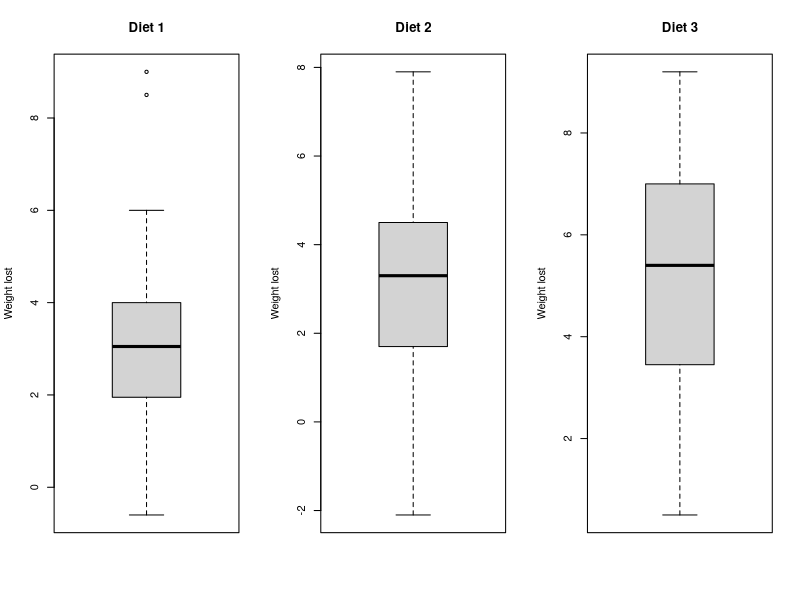
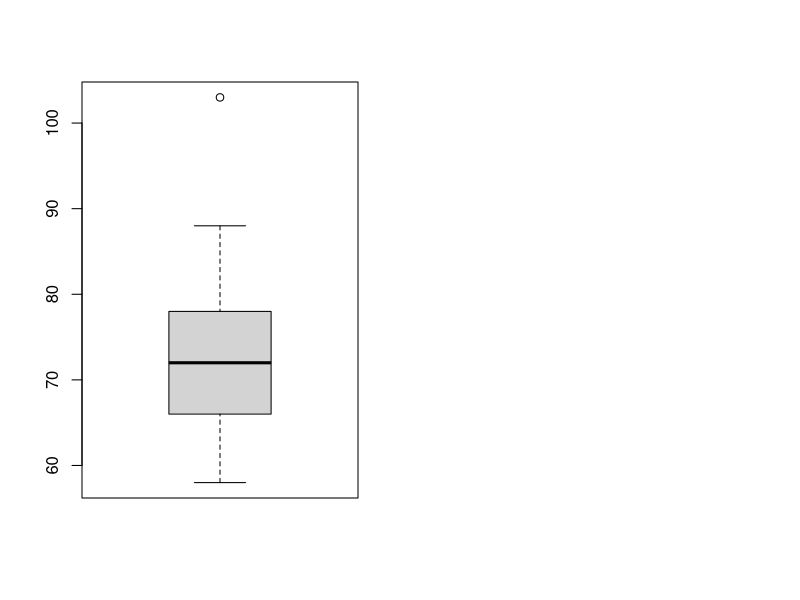

Reproduce these figures in R, in order. (Note: this script raises an error after producing the figures.)
data = read.table('data/diet.txt',header=TRUE)

weight.lost = data$preweight - data$weight6weeks
data = cbind(data,weight.lost)

pre = data$preweight
post = data$weight6weeks
age = data$age

# test sign. difference -> check assumptions (normality etc.) otherwise other test is needed
par(mfrow = c(1,3))
boxplot(data$weight.lost[data$diet == 1], main="Diet 1", ylab="Weight lost")
boxplot(data$weight.lost[data$diet == 2], main="Diet 2", ylab="Weight lost")
boxplot(data$weight.lost[data$diet == 3], main="Diet 3", ylab="Weight lost")
# @ plotto -> hier heb ik boxplots van verschil in weight lost per diet, doe ff commenten hierover

par(mfrow = c(1,2))
boxplot(data$pre)
boxplot(data$post)
# @ plotto -> deze doet het nog niet helemaal zoals ik wil, maar wil gewoon normale boxplotto als summary van data


t.test(pre,post,paired=TRUE)
# @ plotto -> deze test laat zien dat het verschil in means van pre en post niet 0 is. (dus diff.)

# @ plotto -> is de data paired? jazeker! want dit zijn steeds dezelfde personen die de meting doen. 


# add boxplots of data -> 
# add boxplots of weight lost -> check!
# add qq plots -> is this right?
# add shapiro wilk

# plot hist of loss per diet
for (i in 1:3){
   hist(data$weight.lost[data$diet == i])
}
mycol = rgb(0, 0, 255, max = 255, alpha = 20, names = "blue50")
mycol2 = rgb(0, 255, 0, max = 255, alpha = 100, names = "green50")


# male vs female loss
femalehist = hist(data$weight.lost[data$gender == 0], plot=FALSE)
malehist = hist(data$weight.lost[data$gender == 1], plot=FALSE)

plot(femalehist, col=mycol)
plot(malehist, col=mycol2, add=TRUE)


# lin reg of age and weight loss -> no relation!
reg = lm(weight.lost ~ age)
plot(age, weight.lost)
abline(reg)
summary(reg)



## ANOVA (Ex. 3B)
# @gijs - waarom stripchart? en als je t al doet zou je t liefst de diets naat elkaar hebben toch?
boxplot(data$weight.lost~data$diet); stripchart(data$weight.lost~data$diet)
data$diet = as.factor(data$diet)
df = data[c("weight.lost","diet")]; df
is.factor(df$diet); is.numeric(df$diet)


weightlostaov = lm(weight.lost~diet,data=df)
anova(weightlostaov)
summary(weightlostaov)
confint(weightlostaov)

# plot residuals to see if normality assumption is not violated -> good!
par(mfrow=c(1,2)); qqnorm(residuals(weightlostaov))
plot(fitted(weightlostaov),residuals(weightlostaov))
# show that fitted(weightlostaov) is equal to the mean of the weight lost per diet

# can kruskal-wallis be used for this? -> can be used! However, we have seen that residuals are normally distributed, so usage of kruskal-wallis test is not needed.
# compare kruskal-wallis test results with those of one-way anova
kruskal.test(weight.lost, df$diet)


#TWO WAY ANOVA (ex. 3C)
data$gender = as.factor(data$gender)
df2 = data[c("weight.lost","diet","gender")]; df2

# use normal parametrization

# inspect interaction (diet * gender)
twoway = lm(weight.lost~diet*gender,data=df2)

# interaction variable is significant! -> Pr(>F) = 0.048, we use alpha = 0.05.
# hence no need to inspect further effects of main factor parameters (?) -> check slides lec. 5
anova(twoway)

# summary (parameter values) and confidence interval
summary(twoway)
confint(twoway)

# plot residuals to see if normality assumption is not violated -> good!
par(mfrow=c(1,2)); qqnorm(residuals(twoway))
plot(fitted(twoway),residuals(twoway))

# interaction plot????

## EX 3D
head(data)
height = data$height
diet= data$diet

# show interaction plots to assume a priori that all interactions are 0
par(mfrow=c(1,2))
interaction.plot(height,diet,weight.lost)
interaction.plot(diet,height,weight.lost)

# two way anova, also inspecting interaction
height_diet = lm(weight.lost ~ height*diet,data=data)

# two way anova results in not significant interaction parameter 
anova(height_diet)

# -> so we have to inspect only main factor parameters
height_diet2 = lm(weight.lost ~ height+diet,data=data)

# this results in significant diet factor parameter (Pr(>F) = 0.0056)
anova(height_diet2)

# now we check if the effect of height is the same for all 3 types of diet
# seems like diet 1 and 2 have the same effect, only diet 3 is significantly different from diet 1 (Pr(>F) = 0.00879)
summary(height_diet2)

# plot residuals of linear model -> looks good (normal). QQ plot looks good and fitted vs residuals looks random.
par(mfrow=c(1,2)); qqnorm(residuals(height_diet2))
plot(fitted(height_diet2),residuals(height_diet2))


## EX 3E

#### TO DO Stilllllllll


# what is the best model? second? because height is taken into account, but height does not seem to have a sign. effect!
# so why compute a 2-way anova when height is only interfering?
# we prefer the first model, only taking the sign. effects into account -> namely diet (also P values are lower: 0.003229 < 0.005612)

# because we already got rid of first differences (resulting in variable 'weight.lost'), we can interpret the ANOVA estimated parameters as without intercept
summary(weightlostaov)
# hence for first diet it is -3.3, second 0.27 (not sign.), third -1.8481.
